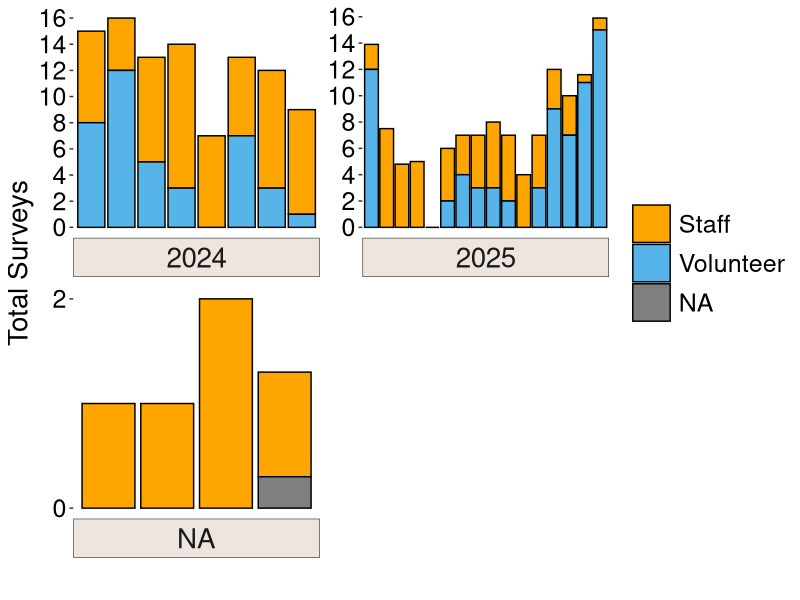

Generate this figure with R: (Note: this script raises an error after producing the figure.)
# Nest Quest Survey123 Survey Data # SD start Oct 28 2025


#load packages
library(tidyverse) #dplyr package
library(lubridate) #dealing with time and dates
library(readr) # creating .csv files
library(lme4) 

##### Cleaning and loading in data #####
#load data
surveys <- read.csv('quest_survey123_data.csv', header = T, na.strings = c("","NA"))
sites <- read.csv('nest_survey_site_data.csv')
all_nests <- read.csv('nest_discovery.csv')

# a little cleaning
surveys_no_flower <- surveys %>% # removing rows with flower data for now. Just to focus on bees mainly
  select(., -c(Currently.blooming.plant..incl..trees.and.shrubs..and...of.area.covered.:Currently.blooming.plant..incl..trees.and.shrubs..and...of.area.covered..9))


surveys_no_flower <- surveys_no_flower %>% # changing names of giant column names
  rename(bloom_area = How.much.of.the.area.is.covered.in.currently.blooming.flowers.,
         bombus_obs = How.many.times.did.you.see.bumble.bees.during.your.survey.,
         AQI = What.is.air.quality.index..Visit.https...www.airnow.gov.,
         volunteer_hours = How.many.hours.did.you.spend.volunteering..including.preparation.and.driving.time..Enter.as.a.decimal.number.to.the.closest.15.minutes..i.e..1.75.for.one.hour.and.45.minutes,
         observer1 = Primary.observer,
         observer2 = Secondary.observer)

table(surveys_no_flower$site) # check sites

### RUN THIS TWICE (IDK WHY BUT THATS WHAT YOU HAVE TO DO)
surveys_no_flower <- surveys_no_flower %>% # removing invalid rows based on site
  filter(., site != c("Crow hassan", "Hyand queen search", "Queen searching Hyland")) # for some reason this needs to run twice to work?

surveys_no_flower$year <-as.character(surveys_no_flower$year)  # making year a character 
surveys_no_flower$survey_count <-as.numeric(surveys_no_flower$survey_count) # making survey count numeric

# replacing site values so all match
surveys_no_flower$site[surveys_no_flower$site == "Hp1"] <- 'hp1' 
surveys_no_flower$site[surveys_no_flower$site == 'LH_eq2'] <- 'lh_eq2'
surveys_no_flower$site[surveys_no_flower$site == 'HP_sled'] <- 'hp_sled'
table(surveys_no_flower$site) #check

# cleaning  primary observer names. They are all over the place!
table(surveys_no_flower$observer1)
surveys_no_flower <- surveys_no_flower %>% 
  mutate(observer1 = case_when(startsWith(observer1, "Clara") ~ "Clara Costello",
                               startsWith(observer1, "Elaine") ~ "Elaine Evans",
                               startsWith(observer1, 'Fern') ~ "Fern LaBry",
                               startsWith(observer1, 'Alex') ~ "Alex Swartz",
                               startsWith(observer1, 'Dawn') ~ "Dawn Peterson",
                               startsWith(observer1, 'Hanych') ~ "Emily Hanych",
                               startsWith(observer1, 'Janet') ~ "Janet Orange",
                               startsWith(observer1, 'Paul') ~ "Paul Richtman", #two pauls, one without a last name. assuming it's the same person.
                               startsWith(observer1, 'Renee') ~ "Renee Rademacher",
                               grepl('Tam', observer1) ~ "Tamara Smith",
                               grepl('ayden', observer1) ~ 'Jayden Peterson',
                               startsWith(observer1, "Elise") ~ "Elise Bernstein",
                               startsWith(observer1, "Tom") ~ "Tom Patterson",
                               .default = as.character(observer1)))

table(surveys_no_flower$observer1) #check. looks good to me

# cleaning survey_count data. 
table(surveys_no_flower$survey_count) # there are inconsistent values for repeating 0.3.
surveys_no_flower <- surveys_no_flower %>% 
  mutate(survey_count = case_when(startsWith(as.character(survey_count), "0.3") ~ "0.3", 
                                  .default = as.character(survey_count)))
table(surveys_no_flower$survey_count)

surveys_no_flower <- surveys_no_flower %>%  filter(!row_number() %in% c(149)) # removing a row where data is missing. This row seems to a survey that was split up, but the second part of the survey happened the next day??

#cleaning time spent column
surveys_no_flower <- surveys_no_flower %>% mutate(time_spent = ifelse(is.na(time_spent), '1:00:00', time_spent)) # assuming NA values in this column are just an hour of surveying. 

##### First look summary stats and exploration ####
# How many nests at each site/plot?
all_nests <- all_nests %>% 
  filter(., site != c("")) %>% 
  mutate( separate(., col = "date", into = c("month","day","year"),  sep = "/")) %>%  # separated date values so they all have a unique column. 
  rename(found_on_survey = Did.you.discover.this.nest.during.your.one.hour.survey.time.)
head(all_nests)

nests <- all_nests %>% 
  group_by(site) %>% 
  count(., .drop = FALSE) %>% 
  rename(total_nests = n) # counting the number of nests at each site.
nests

sites <- right_join(nests, sites) 
sites <- sites %>%  mutate(total_nests = ifelse(is.na(total_nests), 0, total_nests)) # joining nest data to match sites. This is a nice summary table

### How many surveys for each site/plot?

site_summary <- surveys_no_flower %>% 
  group_by(site, 
          Volunteer_or_staff, 
           year) %>% # organize surveys by site, year, and volunteer/staff
  summarize(total_survey_sum = format(round(sum(as.numeric(survey_count), na.rm = TRUE), digits = 4)), # survey totals
            total_unique_observers = n_distinct(observer1, na.rm = TRUE), .groups ="drop") # total unique surveyors for each plot. 
site_summary$total_survey_sum <- as.numeric(site_summary$total_survey_sum)
site_summary

#site_summary <- site_summary %>% 
 # complete(., site, Volunteer_or_staff, year, fill = list(Volunteer_or_staff = 'volunteer')) %>% 
#  mutate(., total_survey_sum = ifelse(is.na(total_survey_sum), 0, total_survey_sum))
  #drop_na(total_unique_observers)

site_summary2 <- full_join(nests, site_summary) # note that total_nests column does not represent nests differentiated by surveyor type
site_summary2 <- site_summary2 %>% mutate(total_nests = ifelse(is.na(total_nests), 0, total_nests)) #NA's in nest column to 0
site_summary2 <- site_summary2 %>% filter(., site != "crow_gc")
site_summary2

##### Plotting Survey amounts by year, and filled with volunteer or staff surveys. #####
#png("total_NQ_surveys_bar_no_hline.png", units="in", width=12, height=10, res=1200) #uncomment this to create a png
site_summary2 %>% 
  ggplot(aes(y = -desc(total_survey_sum), x = site, fill = Volunteer_or_staff, label = total_nests)) + # defining x and y values. 'fill' is how to get the groupings based on a column. 
  geom_bar(stat = "identity", colour = 'black') +
  theme(axis.text.x = element_blank(),
    #axis.text.x = element_text(angle = 50, vjust = 0.8, size = 16, color = 'black'),#rotate x-axis text
        axis.text.y = element_text(size = 18, color = 'black'),
        axis.title = element_text(size = 20),
        panel.grid.major = element_blank(),
        panel.grid.minor = element_blank(),
        panel.background = element_blank(),
        axis.ticks.x = element_blank(),
        strip.text = element_text(size = 20),
        strip.background = element_rect(fill = 'seashell2', color = '#4D4D4D'),
        legend.text = element_text(size = 18),
        legend.key.size = unit(1, 'cm')) + 
  facet_wrap(vars(year), ncol = 2, scale = "free",
             strip.position = 'bottom') +  # separate data by year
  scale_y_continuous(breaks = seq(0, 16, by = 2)) + # set scale manually
  labs(x = "", y = "Total Surveys") + #labels
  scale_fill_manual(values = c("#FFA500", "#56B4E9"), 
                    labels = c("Staff", "Volunteer"),
                    guide = guide_legend(title = NULL))  # changing color
  # geom_hline(yintercept = 5, linetype ="dashed", size = 1) 
  #annotate("text", x = 2, y = 17, label = "!!", size = unit(8, "pt")) +
  #geom_text(aes(label = ifelse(total_nests > 0, "!!", "" & Volunteer_or_staff == 'Staff'), group = site))
  #geom_text(aes(label = total_nests))
#dev.off() #uncomment this to create a png


##### Bumble bee observations, categorical data #####
table(surveys_no_flower$bombus_obs)# first look at bumble bee observation data

surveys_no_flower <- surveys_no_flower %>%  mutate(per_bare = recode(per_bare, '0' = 0, '1_to_5' = 1, '25_to_50' = 3, '5_to_25' = 2, '50_to_75' = 4, '75_to_100' = 5),
         per_forb = recode(per_forb, '0' = 0, '1_to_5' = 1, '25_to_50' = 3, '5_to_25' = 2, '50_to_75' = 4, '75_to_100' = 5),
         per_grass = recode(per_grass, '0' = 0, '1_to_5' = 1, '25_to_50' = 3, '5_to_25' = 2, '50_to_75' = 4, '75_to_100' = 5))

bombus_summary <- surveys_no_flower %>%
  select(.,c('site',
             'year',
             'bombus_obs')) %>%
  drop_na(bombus_obs)

bombus_counts <- bombus_summary %>% 
  group_by(year, site, bombus_obs) %>% 
  tally()

## Bar chart of total bumble observations by category
ggplot(bombus_counts, aes(x = bombus_obs, y = n)) +
  geom_bar(stat = 'identity', position = 'dodge') +
  theme(axis.text.x = element_text(angle = 50, vjust = 0.5, size = 12, color = 'black'),#rotate x-axis text
        axis.text.y = element_text(size = 12, color = 'black'),
        axis.title = element_text(size = 14),
        panel.grid.major = element_blank(),
        panel.grid.minor = element_blank(),
        panel.background = element_blank(),
        axis.ticks.x = element_blank(),
        strip.text = element_text(size = 14)) +
  ylim(0,40)+
  labs(x = "Bombus seen",
       y = "n") +
  scale_x_discrete(limits = c('0',
                              'less than 5',
                              '5 to 10',
                              '10 to 19',
                              '20 to 39',
                              'more than 40')) +
  scale_y_continuous() +
  facet_wrap(vars(year), ncol = 2, strip.position = 'top') 


## bar chart of each plots bumble bee observatoins
ggplot(bombus_counts, aes(x = site, fill = bombus_obs, y = n)) +
  geom_bar(stat = 'identity', position = 'dodge') +
  theme(axis.text.x = element_text(angle = 50, vjust = 0.5, size = 12, color = 'black'),#rotate x-axis text
        axis.text.y = element_text(size = 12, color = 'black'),
        axis.title = element_text(size = 14),
        panel.grid.major = element_blank(),
        panel.grid.minor = element_blank(),
        panel.background = element_blank(),
        axis.ticks.x = element_blank(),
        strip.text = element_text(size = 14)) +
  ylim(0,8)+
  labs(x = "Bombus seen",
       y = "n") 
  scale_x_discrete(limits = c('0',
                              'less than 5',
                              '5 to 10',
                              '10 to 19',
                              '20 to 39',
                              'more than 40')) +
  scale_y_continuous() +
  facet_wrap(vars(year), ncol = 2, strip.position = 'top') 


##### Looking at how various variables affect nest detection #####
# Mainly interested in how the categorical variable of bumble bee abundance affects nest detection
# Does the amount of bumble bees we saw on a survey affect our detection probability? Or occurrence probability? 

#each row in this data frame represents ONE survey
survey_nest <- surveys_no_flower %>% select(., "year", 
                                            'date', 
                                            'site', 
                                            'time_spent',
                                            'survey_count',
                                            'Volunteer_or_staff', 
                                            'observer1',
                                            'bombus_obs',
                                            'bloom_area',
                                            'GlobalID') # picking variables of interest for analysis. 

all_nests <- all_nests %>% rename(observer1 = primary_observer) # changing 


# I want to create a binary column in survey_nest that signifies whether a nest was found during that survey or not.
# I think I can do this by taking shared columns in survey_nest and all_nests, and combining them to make a unique ID of sorts.
# date:site:observer1 SHOULD result in unique enough values to compare.
# when there is a match between the two columns, R will say TRUE. If TRUE, a nest was found. If FALSE, a nest was not found. 

#creating unique values to be matched between data frames
survey_nest$date_site_observer1 <- as_factor(paste(survey_nest$date,":", survey_nest$site,":", survey_nest$observer1))
all_nests$date_site_observer1 <- as_factor(paste(all_nests$date,":", all_nests$site,":", all_nests$observer1))

all_survey_nests <- all_nests %>% filter(., found_on_survey == 'yes') # only selecting rows where nest was found during survey

survey_nest$nest_found <- match(survey_nest$date_site_observer1, all_survey_nests$date_site_observer1,  nomatch = 0) # match data frames, giving a 0 when there is no match meaning no nest was found.
survey_nest <- survey_nest %>% mutate(., nest_found = as.character(ifelse(nest_found > 0, 1, 0))) # make values a binary 0:1 
     
survey_nest[survey_nest$nest_found == '1', ]
survey_nest[191, 12] = 0 # Changing one specific value based on position. There is one incident of Jayden having two surveys (8/5/2025 and hp1) with the same date and location. 
               # she found a nest in the first half of her survey, then stopped and started a new survey. R thinks a nest was found in both of these, when really it was just the first one
                  # PSA: code as I suggest, not as I do. I'm crossing my fingers this little code won't cause problems later lol
table(survey_nest$nest_found) # 0 = nest not found during survey, 1 = nest found during survey (There should be 12 nests found).     
survey_nest$survey_count <-as.numeric(surveys_no_flower$survey_count) 
survey_nest$nest_found <- as.factor(survey_nest$nest_found)

survey_nest$location <- sites$location[match(survey_nest$site, sites$site)] # adding location to each row. 

##### Some summary analysis using this survey_nests. Lots of this is used for economist summary ##### #####
# nest finding success rate of volunteers

volunteer_nests <- survey_nest %>% 
  filter(., Volunteer_or_staff == "volunteer") # 110 total volunteer surveys

tally(volunteer_nests, nest_found == '1') / 110 # volunteer survey success rate is 0.018 nests/survey

# nest finding success rate of staff members
staff_nests <- survey_nest %>% 
  filter(., Volunteer_or_staff == "staff") # 155 total staff surveys

tally(staff_nests, nest_found == '1') / 155 # staff survey success rate is 0.058 nest/survey

survey_nest %>% group_by(site, year) %>% summarize(sum = sum(survey_count, na.rm = TRUE))

survey_success_summary <- survey_nest %>% count(year, nest_found, Volunteer_or_staff) # summary of success by year and observer type
survey_nest %>% count(year,
                      site,
                      nest_found) %>% filter(.,nest_found == 1) # how many nests found per site/year combo? I entered this into the economist spreadsheet. 

## Total time spent surveying as recorded by survey123
survey_nest$time_spent_hms <- hms(survey_nest$time_spent) # make column hms format
survey_nest$time_spent_seconds <- period_to_seconds(survey_nest$time_spent_hms) # convert to seconds
survey_nest$time_spent_hours <- round(survey_nest$time_spent_seconds/3600, digits = 2)

survey_nest %>% 
  mutate_at(vars(time_spent_seconds), ~replace_na(., 3600)) %>% 
  group_by(., year, Volunteer_or_staff) %>% 
  summarize(., total_time_seconds = sum(time_spent_seconds),    # summing seconds spent surveying
            total_hours = total_time_seconds/3600,              # convert seconds to hours
            survey_count_sum = sum(survey_count, na.rm = TRUE)) # totals from survey_count column

time_per_site <- survey_nest %>% 
  mutate_at(vars(time_spent_seconds), ~replace_na(., 3600)) %>% 
  group_by(., site,year) %>% 
  summarize(., total_time_seconds = sum(time_spent_seconds),
            total_hours = total_time_seconds/3600) 

time_per_site <- time_per_site %>% pivot_wider(names_from = year, 
                              values_from = c(total_hours), 
                              values_fill = 0)
#write.csv(time_per_site, "C:\\Users\\chand\\Documents\\data\\nestquest\\nestquest\\time_per_site2.csv")

# calculating pace of surveys
survey123_tracks <- read.csv('cleaned_track_lengths.csv')
survey123_tracks <- survey123_tracks %>% select(.,
                            'globalid',
                            'length') %>% 
  rename(GlobalID = globalid,
         length_meters = length) %>% na.omit() #removing lines that don't have a track recorded before joining.

survey_nest <- left_join(survey_nest, survey123_tracks) %>% # join track length to main analysis dataframe
  mutate(length_meters = if_else(duplicated(GlobalID), NA, length_meters))  #removing duplicated values in length_meters upon matching. Some lengths were duplicated upon joining, despite no track being recorded

survey_nest$length_meters <- round(survey_nest$length_meters, digits = 2) # make values a bit more readable. 

survey_nest <- survey_nest %>% 
  mutate(., pace_meters_per_hour = length_meters / time_spent_hours, # create meters/hour pace
        pace_meters_per_hour = replace(pace_meters_per_hour, which(pace_meters_per_hour > 3500), NA)) # Removing a single outlier of Elise data where it seems unrealistic. 
# some other outliers are contained here^^^

pace_summary <- survey_nest %>% 
  group_by(., year, Volunteer_or_staff) %>% 
  summarize(mean_pace = mean(pace_meters_per_hour, na.rm = TRUE,),
            mean_length = mean(length_meters, na.rm = TRUE))

ggplot(survey_nest, aes(x = Volunteer_or_staff, y = pace_meters_per_hour)) + 
  geom_boxplot(fill= "slateblue", alpha= 0.7) +
  xlab('') +
  ylab('Pace (meters/hour)') +
  scale_x_discrete(labels = c("Staff", "Volunteer")) +
  theme(axis.text.x = element_text(vjust = 0.5, size = 12, color = 'black'),#rotate x-axis text
        axis.text.y = element_text(size = 12, color = 'black'),
        axis.title = element_text(size = 14),
        panel.grid.major = element_blank(),
        panel.grid.minor = element_blank(),
        panel.background = element_blank(),
        axis.ticks.x = element_blank(),
        strip.text = element_text(size = 14)) +
  facet_wrap(vars(year), ncol = 2, strip.position = 'top') 


  
##### Survey success analysis using the binary variable 0 and 1 of nest found #####

# NULL: Volunteer_or_staff DOES NOT affect if a nest is found during a survey.
# ALT: Volunteer_or_staff DOES not affect if a nest is found during a survey.
observer_cont_table <- print(table(survey_nest$nest_found, survey_nest$Volunteer_or_staff)) # create contingency table
chi_observer_nest_found <- chisq.test(observer_cont_table, simulate.p.value = TRUE) # p = 0.09095. Fail to reject NULL
chi_observer_nest_found

# fisher's exact test : better suited for small datasets like ours. 
fisher_nest_found_obs <- fisher.test(observer_cont_table)
fisher_nest_found_obs # p = 0.081 fail to reject NULL

# NULL: bloom_area DOES NOT affect if a nest is found during a survey.
# ALT: bloom_area DOES not affect if a nest is found during a survey.
bloom_area_cont_table <- print(table(survey_nest$nest_found, survey_nest$bloom_area)) # create contingency table
chi_bloom_area_nest_found <- chisq.test(bloom_area_cont_table, simulate.p.value = TRUE) # p = 1. Fail to reject NULL
chi_bloom_area_nest_found

# fisher's exact test : better suited for small datasets like ours. 
fisher_nest_found_bloom <- fisher.test(bloom_area_cont_table)
fisher_nest_found_bloom # p = 1. fail to reject NULL

# Chisquare tests for categorical variables
  # NULL: bombus_obs DOES NOT affect if a nest is found during a survey.
  # ALT: bombus obs DOES affect if a nest is found during a survey.
  bombus_cont_table <- print(table(survey_nest$nest_found, survey_nest$bombus_obs, useNA = 'no')) # create contingency table
  chi_bombus_nest_found <- chisq.test(bombus_cont_table, simulate.p.value = FALSE) # p = 0.02849. REJECT NULL
  chi_bombus_nest_found
  
# fisher's exact test : better suited for small datasets like ours. 
  fisher_nest_found_bombus <- fisher.test(bombus_cont_table)
  fisher_nest_found_bombus # p = 0.03321* REJECT NULL

# Plot of nest_found vs bombus category. Sites are included
ggplot(data = subset(survey_nest, !is.na(bombus_obs)), aes(x = factor(bombus_obs, 
                                                          levels = c('0',
                                                          'less than 5',
                                                          '5 to 10', 
                                                          '10 to 19',
                                                          '20 to 39', 
                                                          'more than 40')), 
                                                          y = nest_found,
                                                          color = location)) + 
  geom_point(position = position_jitterdodge(jitter.height = 0.2, jitter.width = 0),
             size = 2) +
  ylab('Nest found?') +
  xlab('Number of BB observed') +
  theme(axis.text.x = element_text(vjust = 0.7, angle = 0, size = 12, color = 'black'),#rotate x-axis text
        axis.text.y = element_text(size = 12, color = 'black'),
        axis.title = element_text(size = 14),
        axis.ticks.x = element_blank(),
        strip.text = element_text(size = 14)) +
  scale_y_discrete(labels = c("No", "Yes"))

                                                
  # attempting a generalized linear mixed effect model
  survey_nest$bombus_obs <- as.factor(survey_nest$bombus_obs)
  bb <- glmer(nest_found ~ bombus_obs + (1|location),
        data = survey_nest,
        family = binomial(link = 'logit'))
  
  summary(bb)
  
  
